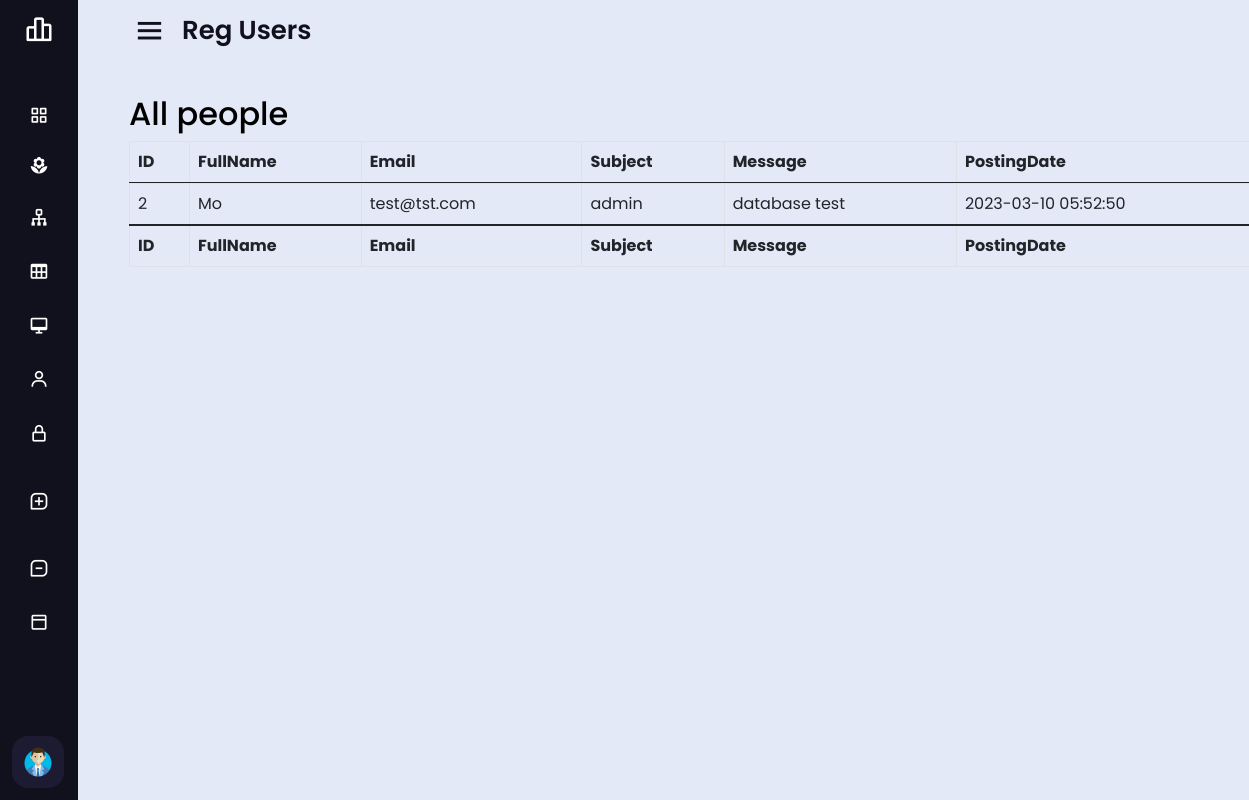
The app's page /admin/contactus.php with its own data.
### tables this page shows
CREATE TABLE `tblcontactusquery` (
  `id` int NOT NULL,
  `name` varchar(100) DEFAULT NULL,
  `EmailId` varchar(120) DEFAULT NULL,
  `Subject` varchar(120) DEFAULT NULL,
  `Message` longtext,
  `PostingDate` timestamp NOT NULL DEFAULT CURRENT_TIMESTAMP,
  `status` int DEFAULT NULL
);

### admin/class/readData.class.php (the view, shortened to what this page needs)
<?php
class ReadData extends dbh
{
    public function getContactUs()
    {
        $sql="select * from tblcontactusquery";
        $stmt=$this->connect();
        $stmt = $stmt->query($sql);
        $stmt->execute();
        while ($row=$stmt->fetch(PDO::FETCH_ASSOC))
        {
            echo "<tr><td>".$row['id']."</td>";
            echo "<td>".$row['name']."</td>";
            echo "<td>".$row['EmailId']."</td>";
            echo "<td>".$row['Subject']."</td>";
            echo "<td>".$row['Message']."</td>";
            echo "<td>".$row['PostingDate']."</td>";
        }
    }
}
?>

### admin/css/style.css (style rules this page uses)
* { margin: 0; padding: 0; box-sizing: border-box; font-family: 'Poppins', sans-serif; }
html, .wrapper { height: 100%; margin:0; padding:0; font-family: sans-serif; }
body { place-items: center; margin: 0; padding: 0 24px; background-size: 2000px 1000px; background-position: -500px 0; color: #f9f9f9; font-family: "Euclid Circular A"; animation: gradient 10s infinite alternate linear; }
@media (width >=500px) { body { padding: 0; } }
:root { --panel-color: rgba(0, 0, 0, 0.135); --panel-border-width: 0.1em; --panel-padding: 0.75em; }

### admin/css/header.css (style rules this page uses)
body { background: #E4E9F7; }

### records on screen
tblcontactusquery: id "2", name "Mo", EmailId "test@tst.com", Subject "admin", Message "database test", PostingDate "2023-03-10 05:52:50"
